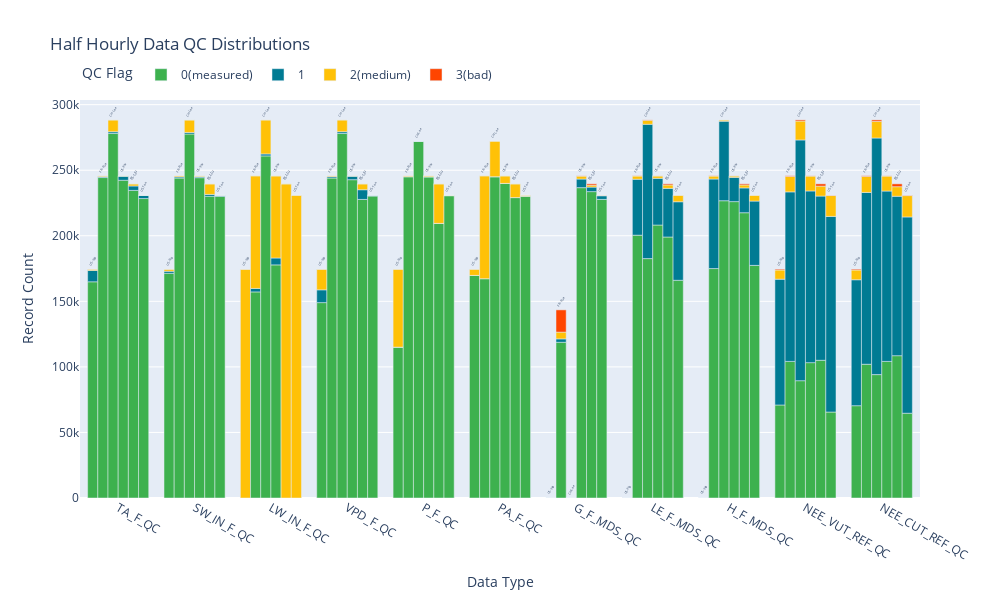

Notebook source saved alongside this figure:
### Code cell
# stacked and grouped barchart
# ref: https://dev.to/fronkan/stacked-and-grouped-bar-charts-using-plotly-python-a4p
# ref: https://community.plotly.com/t/grouped-stacked-bar-chart/60805/5

features = ["0","1","2","3"]
features_labels = ["0(measured)","1","2(medium)","3(bad)"]
index = ["US-MMS", "US-Vcp", "FR-Pue", "CH-Lae", "US-Var", "US-Ne2", "ES-LJu", "US-Ton"]
total_offset = len(index) + 1
fig_data = []

hover_options = {
    "0": "%{x}<br>\"0\":%{y}",
    "1": "%{x}<br>\"1\":%{y}",
    "2": "%{x}<br>\"2\":%{y}",
    "3": "%{x}<br>\"3\":%{y}"
}

color_options = {
    "0": "#3DB14E",
    "1": "#007B93",
    "2": "#FFC107",
    "3": "#FF4500"
}

# Add the traces
for i, s in enumerate(index):
    site_df = qc_df[qc_df['site_id'] == s]
    for j, q in enumerate(features):
        bar_plot = go.Bar(
            x = site_df["data_type"], y=site_df[q],
            name = features_labels[j],
            offsetgroup = i,
            hovertemplate = hover_options[q],
            marker_color = color_options[q],
            showlegend = False,
        )
        
        if j > 0: # Move vertically
            bar_plot.base = site_df[features[:j]].sum(axis=1)
        
        if j == len(stacked_features)-1:
            bar_plot.text = s
            bar_plot.textposition = "outside"
            bar_plot.textangle = -60
            bar_plot.textfont = dict(size = 100)
        
        if i == 1:
            bar_plot.showlegend = True
        
        fig_data.append(bar_plot)

fig = go.Figure(
    data=fig_data,
    layout=go.Layout(
        height = 600,
        width = 1000,
        legend_title_text= "QC Flag",
        title="Half Hourly Data QC Distributions",
        xaxis_title="Data Type",
        yaxis_title="Record Count",
        legend_orientation="h",
        legend_yanchor="top",
        legend_x=0,
        legend_y=1.1,
    )  
)

fig.show()

# Export Fig
#fig.write_html(data_dir + "\\figures\\GoldSitesQCDistribution.html")

### Figure 1 — Plotly figure (JSON) as saved in the notebook; plotly's stock layout.template omitted (floating-point values rounded to 4 significant figures)
{"data": [{"hovertemplate": "%{x}<br>\"0\":%{y}", "marker": {"color": "#3DB14E"}, "name": "0(measured)", "offsetgroup": "0", "showlegend": false, "type": "bar", "x": [], "y": []}, {"base": [], "hovertemplate": "%{x}<br>\"1\":%{y}", "marker": {"color": "#007B93"}, "name": "1", "offsetgroup": "0", "showlegend": false, "type": "bar", "x": [], "y": []}, {"base": [], "hovertemplate": "%{x}<br>\"2\":%{y}", "marker": {"color": "#FFC107"}, "name": "2(medium)", "offsetgroup": "0", "showlegend": false, "type": "bar", "x": [], "y": []}, {"base": [], "hovertemplate": "%{x}<br>\"3\":%{y}", "marker": {"color": "#FF4500"}, "name": "3(bad)", "offsetgroup": "0", "showlegend": false, "text": "US-MMS", "textangle": -60, "textfont": {"size": 100}, "textposition": "outside", "type": "bar", "x": [], "y": []}, {"hovertemplate": "%{x}<br>\"0\":%{y}", "marker": {"color": "#3DB14E"}, "name": "0(measured)", "offsetgroup": "1", "showlegend": true, "type": "bar", "x": ["TA_F_QC", "SW_IN_F_QC", "LW_IN_F_QC", "VPD_F_QC", "P_F_QC", "PA_F_QC", "G_F_MDS_QC", "LE_F_MDS_QC", "H_F_MDS_QC", "NEE_VUT_REF_QC", "NEE_CUT_REF_QC"], "y": [164905, 171379, 0, 149022, 115066, 169772, 0, 0, 0, 70948, 70404]}, {"base": [164905, 171379, 0, 149022, 115066, 169772, 0, 0, 0, 70948, 70404], "hovertemplate": "%{x}<br>\"1\":%{y}", "marker": {"color": "#007B93"}, "name": "1", "offsetgroup": "1", "showlegend": true, "type": "bar", "x": ["TA_F_QC", "SW_IN_F_QC", "LW_IN_F_QC", "VPD_F_QC", "P_F_QC", "PA_F_QC", "G_F_MDS_QC", "LE_F_MDS_QC", "H_F_MDS_QC", "NEE_VUT_REF_QC", "NEE_CUT_REF_QC"], "y": [8610, 1580, 0, 9745, 0, 0, 0, 0, 0, 95952, 96060]}, {"base": [173515, 172959, 0, 158767, 115066, 169772, 0, 0, 0, 166900, 166464], "hovertemplate": "%{x}<br>\"2\":%{y}", "marker": {"color": "#FFC107"}, "name": "2(medium)", "offsetgroup": "1", "showlegend": true, "type": "bar", "x": ["TA_F_QC", "SW_IN_F_QC", "LW_IN_F_QC", "VPD_F_QC", "P_F_QC", "PA_F_QC", "G_F_MDS_QC", "LE_F_MDS_QC", "H_F_MDS_QC", "NEE_VUT_REF_QC", "NEE_CUT_REF_QC"], "y": [1013, 1569, 174528, 15761, 59462, 4756, 0, 0, 0, 6987, 7416]}, {"base": [174528, 174528, 174528, 174528, 174528, 174528, 0, 0, 0, 173887, 173880], "hovertemplate": "%{x}<br>\"3\":%{y}", "marker": {"color": "#FF4500"}, "name": "3(bad)", "offsetgroup": "1", "showlegend": true, "text": "US-Vcp", "textangle": -60, "textfont": {"size": 100}, "textposition": "outside", "type": "bar", "x": ["TA_F_QC", "SW_IN_F_QC", "LW_IN_F_QC", "VPD_F_QC", "P_F_QC", "PA_F_QC", "G_F_MDS_QC", "LE_F_MDS_QC", "H_F_MDS_QC", "NEE_VUT_REF_QC", "NEE_CUT_REF_QC"], "y": [0, 0, 0, 0, 0, 0, 0, 0, 0, 641, 648]}, {"hovertemplate": "%{x}<br>\"0\":%{y}", "marker": {"color": "#3DB14E"}, "name": "0(measured)", "offsetgroup": "2", "showlegend": false, "type": "bar", "x": ["TA_F_QC", "SW_IN_F_QC", "LW_IN_F_QC", "VPD_F_QC", "P_F_QC", "PA_F_QC", "G_F_MDS_QC", "LE_F_MDS_QC", "H_F_MDS_QC", "NEE_VUT_REF_QC", "NEE_CUT_REF_QC"], "y": [244413, 243991, 157188, 244036, 245066, 167305, 118776, 200474, 174992, 104186, 102025]}, {"base": [244413, 243991, 157188, 244036, 245066, 167305, 118776, 200474, 174992, 104186, 102025], "hovertemplate": "%{x}<br>\"1\":%{y}", "marker": {"color": "#007B93"}, "name": "1", "offsetgroup": "2", "showlegend": false, "type": "bar", "x": ["TA_F_QC", "SW_IN_F_QC", "LW_IN_F_QC", "VPD_F_QC", "P_F_QC", "PA_F_QC", "G_F_MDS_QC", "LE_F_MDS_QC", "H_F_MDS_QC", "NEE_VUT_REF_QC", "NEE_CUT_REF_QC"], "y": [656, 887, 2650, 1031, 0, 0, 2590, 42644, 68291, 129287, 131020]}, {"base": [245069, 244878, 159838, 245067, 245066, 167305, 121366, 243118, 243283, 233473, 233045], "hovertemplate": "%{x}<br>\"2\":%{y}", "marker": {"color": "#FFC107"}, "name": "2(medium)", "offsetgroup": "2", "showlegend": false, "type": "bar", "x": ["TA_F_QC", "SW_IN_F_QC", "LW_IN_F_QC", "VPD_F_QC", "P_F_QC", "PA_F_QC", "G_F_MDS_QC", "LE_F_MDS_QC", "H_F_MDS_QC", "NEE_VUT_REF_QC", "NEE_CUT_REF_QC"], "y": [691, 882, 85922, 693, 694, 78455, 5147, 2472, 2272, 11770, 12190]}, {"base": [245760, 245760, 245760, 245760, 245760, 245760, 126513, 245590, 245555, 245243, 245235], "hovertemplate": "%{x}<br>\"3\":%{y}", "marker": {"color": "#FF4500"}, "name": "3(bad)", "offsetgroup": "2", "showlegend": false, "text": "FR-Pue", "textangle": -60, "textfont": {"size": 100}, "textposition": "outside", "type": "bar", "x": ["TA_F_QC", "SW_IN_F_QC", "LW_IN_F_QC", "VPD_F_QC", "P_F_QC", "PA_F_QC", "G_F_MDS_QC", "LE_F_MDS_QC", "H_F_MDS_QC", "NEE_VUT_REF_QC", "NEE_CUT_REF_QC"], "y": [0, 0, 0, 0, 0, 0, 16981, 170, 205, 517, 525]}, {"hovertemplate": "%{x}<br>\"0\":%{y}", "marker": {"color": "#3DB14E"}, "name": "0(measured)", "offsetgroup": "3", "showlegend": false, "type": "bar", "x": ["TA_F_QC", "SW_IN_F_QC", "LW_IN_F_QC", "VPD_F_QC", "P_F_QC", "PA_F_QC", "G_F_MDS_QC", "LE_F_MDS_QC", "H_F_MDS_QC", "NEE_VUT_REF_QC", "NEE_CUT_REF_QC"], "y": [278102, 277629, 260919, 278014, 272208, 245053, 0, 182597, 226736, 89467, 94121]}, {"base": [278102, 277629, 260919, 278014, 272208, 245053, 0, 182597, 226736, 89467, 94121], "hovertemplate": "%{x}<br>\"1\":%{y}", "marker": {"color": "#007B93"}, "name": "1", "offsetgroup": "3", "showlegend": false, "type": "bar", "x": ["TA_F_QC", "SW_IN_F_QC", "LW_IN_F_QC", "VPD_F_QC", "P_F_QC", "PA_F_QC", "G_F_MDS_QC", "LE_F_MDS_QC", "H_F_MDS_QC", "NEE_VUT_REF_QC", "NEE_CUT_REF_QC"], "y": [1258, 1173, 1497, 1346, 0, 0, 0, 102424, 60632, 183615, 180453]}, {"base": [279360, 278802, 262416, 279360, 272208, 245053, 0, 285021, 287368, 273082, 274574], "hovertemplate": "%{x}<br>\"2\":%{y}", "marker": {"color": "#FFC107"}, "name": "2(medium)", "offsetgroup": "3", "showlegend": false, "type": "bar", "x": ["TA_F_QC", "SW_IN_F_QC", "LW_IN_F_QC", "VPD_F_QC", "P_F_QC", "PA_F_QC", "G_F_MDS_QC", "LE_F_MDS_QC", "H_F_MDS_QC", "NEE_VUT_REF_QC", "NEE_CUT_REF_QC"], "y": [9024, 9561, 25968, 9024, 0, 27155, 0, 3087, 994, 14415, 12672]}, {"base": [288384, 288363, 288384, 288384, 272208, 272208, 0, 288108, 288362, 287497, 287246], "hovertemplate": "%{x}<br>\"3\":%{y}", "marker": {"color": "#FF4500"}, "name": "3(bad)", "offsetgroup": "3", "showlegend": false, "text": "CH-Lae", "textangle": -60, "textfont": {"size": 100}, "textposition": "outside", "type": "bar", "x": ["TA_F_QC", "SW_IN_F_QC", "LW_IN_F_QC", "VPD_F_QC", "P_F_QC", "PA_F_QC", "G_F_MDS_QC", "LE_F_MDS_QC", "H_F_MDS_QC", "NEE_VUT_REF_QC", "NEE_CUT_REF_QC"], "y": [0, 21, 0, 0, 0, 0, 0, 276, 22, 887, 1138]}, {"hovertemplate": "%{x}<br>\"0\":%{y}", "marker": {"color": "#3DB14E"}, "name": "0(measured)", "offsetgroup": "4", "showlegend": false, "type": "bar", "x": ["TA_F_QC", "SW_IN_F_QC", "LW_IN_F_QC", "VPD_F_QC", "P_F_QC", "PA_F_QC", "G_F_MDS_QC", "LE_F_MDS_QC", "H_F_MDS_QC", "NEE_VUT_REF_QC", "NEE_CUT_REF_QC"], "y": [242346, 244314, 177806, 242784, 244960, 239952, 236712, 208189, 226061, 103239, 104183]}, {"base": [242346, 244314, 177806, 242784, 244960, 239952, 236712, 208189, 226061, 103239, 104183], "hovertemplate": "%{x}<br>\"1\":%{y}", "marker": {"color": "#007B93"}, "name": "1", "offsetgroup": "4", "showlegend": false, "type": "bar", "x": ["TA_F_QC", "SW_IN_F_QC", "LW_IN_F_QC", "VPD_F_QC", "P_F_QC", "PA_F_QC", "G_F_MDS_QC", "LE_F_MDS_QC", "H_F_MDS_QC", "NEE_VUT_REF_QC", "NEE_CUT_REF_QC"], "y": [3081, 750, 5255, 2667, 0, 0, 6564, 35631, 18463, 130944, 129935]}, {"base": [245427, 245064, 183061, 245451, 244960, 239952, 243276, 243820, 244524, 234183, 234118], "hovertemplate": "%{x}<br>\"2\":%{y}", "marker": {"color": "#FFC107"}, "name": "2(medium)", "offsetgroup": "4", "showlegend": false, "type": "bar", "x": ["TA_F_QC", "SW_IN_F_QC", "LW_IN_F_QC", "VPD_F_QC", "P_F_QC", "PA_F_QC", "G_F_MDS_QC", "LE_F_MDS_QC", "H_F_MDS_QC", "NEE_VUT_REF_QC", "NEE_CUT_REF_QC"], "y": [285, 648, 62651, 261, 752, 5760, 2260, 1829, 1126, 11371, 11435]}, {"base": [245712, 245712, 245712, 245712, 245712, 245712, 245536, 245649, 245650, 245554, 245553], "hovertemplate": "%{x}<br>\"3\":%{y}", "marker": {"color": "#FF4500"}, "name": "3(bad)", "offsetgroup": "4", "showlegend": false, "text": "US-Var", "textangle": -60, "textfont": {"size": 100}, "textposition": "outside", "type": "bar", "x": ["TA_F_QC", "SW_IN_F_QC", "LW_IN_F_QC", "VPD_F_QC", "P_F_QC", "PA_F_QC", "G_F_MDS_QC", "LE_F_MDS_QC", "H_F_MDS_QC", "NEE_VUT_REF_QC", "NEE_CUT_REF_QC"], "y": [0, 0, 0, 0, 0, 0, 176, 63, 62, 158, 159]}, {"hovertemplate": "%{x}<br>\"0\":%{y}", "marker": {"color": "#3DB14E"}, "name": "0(measured)", "offsetgroup": "5", "showlegend": false, "type": "bar", "x": [], "y": []}, {"base": [], "hovertemplate": "%{x}<br>\"1\":%{y}", "marker": {"color": "#007B93"}, "name": "1", "offsetgroup": "5", "showlegend": false, "type": "bar", "x": [], "y": []}, {"base": [], "hovertemplate": "%{x}<br>\"2\":%{y}", "marker": {"color": "#FFC107"}, "name": "2(medium)", "offsetgroup": "5", "showlegend": false, "type": "bar", "x": [], "y": []}, {"base": [], "hovertemplate": "%{x}<br>\"3\":%{y}", "marker": {"color": "#FF4500"}, "name": "3(bad)", "offsetgroup": "5", "showlegend": false, "text": "US-Ne2", "textangle": -60, "textfont": {"size": 100}, "textposition": "outside", "type": "bar", "x": [], "y": []}, {"hovertemplate": "%{x}<br>\"0\":%{y}", "marker": {"color": "#3DB14E"}, "name": "0(measured)", "offsetgroup": "6", "showlegend": false, "type": "bar", "x": ["TA_F_QC", "SW_IN_F_QC", "LW_IN_F_QC", "VPD_F_QC", "P_F_QC", "PA_F_QC", "G_F_MDS_QC", "LE_F_MDS_QC", "H_F_MDS_QC", "NEE_VUT_REF_QC", "NEE_CUT_REF_QC"], "y": [234618, 230126, 0, 227728, 209448, 229143, 233686, 199073, 217577, 105053, 108549]}, {"base": [234618, 230126, 0, 227728, 209448, 229143, 233686, 199073, 217577, 105053, 108549], "hovertemplate": "%{x}<br>\"1\":%{y}", "marker": {"color": "#007B93"}, "name": "1", "offsetgroup": "6", "showlegend": false, "type": "bar", "x": ["TA_F_QC", "SW_IN_F_QC", "LW_IN_F_QC", "VPD_F_QC", "P_F_QC", "PA_F_QC", "G_F_MDS_QC", "LE_F_MDS_QC", "H_F_MDS_QC", "NEE_VUT_REF_QC", "NEE_CUT_REF_QC"], "y": [3356, 1421, 0, 7392, 0, 0, 3443, 37078, 18929, 125237, 121605]}, {"base": [237974, 231547, 0, 235120, 209448, 229143, 237129, 236151, 236506, 230290, 230154], "hovertemplate": "%{x}<br>\"2\":%{y}", "marker": {"color": "#FFC107"}, "name": "2(medium)", "offsetgroup": "6", "showlegend": false, "type": "bar", "x": ["TA_F_QC", "SW_IN_F_QC", "LW_IN_F_QC", "VPD_F_QC", "P_F_QC", "PA_F_QC", "G_F_MDS_QC", "LE_F_MDS_QC", "H_F_MDS_QC", "NEE_VUT_REF_QC", "NEE_CUT_REF_QC"], "y": [1642, 8069, 239616, 4496, 30168, 10473, 1457, 2609, 2273, 7594, 7291]}, {"base": [239616, 239616, 239616, 239616, 239616, 239616, 238586, 238760, 238779, 237884, 237445], "hovertemplate": "%{x}<br>\"3\":%{y}", "marker": {"color": "#FF4500"}, "name": "3(bad)", "offsetgroup": "6", "showlegend": false, "text": "ES-LJu", "textangle": -60, "textfont": {"size": 100}, "textposition": "outside", "type": "bar", "x": ["TA_F_QC", "SW_IN_F_QC", "LW_IN_F_QC", "VPD_F_QC", "P_F_QC", "PA_F_QC", "G_F_MDS_QC", "LE_F_MDS_QC", "H_F_MDS_QC", "NEE_VUT_REF_QC", "NEE_CUT_REF_QC"], "y": [0, 0, 0, 0, 0, 0, 1030, 856, 837, 1732, 2171]}, {"hovertemplate": "%{x}<br>\"0\":%{y}", "marker": {"color": "#3DB14E"}, "name": "0(measured)", "offsetgroup": "7", "showlegend": false, "type": "bar", "x": ["TA_F_QC", "SW_IN_F_QC", "LW_IN_F_QC", "VPD_F_QC", "P_F_QC", "PA_F_QC", "G_F_MDS_QC", "LE_F_MDS_QC", "H_F_MDS_QC", "NEE_VUT_REF_QC", "NEE_CUT_REF_QC"], "y": [228390, 230048, 0, 230264, 230621, 230211, 227740, 166059, 177417, 65566, 64659]}, {"base": [228390, 230048, 0, 230264, 230621, 230211, 227740, 166059, 177417, 65566, 64659], "hovertemplate": "%{x}<br>\"1\":%{y}", "marker": {"color": "#007B93"}, "name": "1", "offsetgroup": "7", "showlegend": false, "type": "bar", "x": ["TA_F_QC", "SW_IN_F_QC", "LW_IN_F_QC", "VPD_F_QC", "P_F_QC", "PA_F_QC", "G_F_MDS_QC", "LE_F_MDS_QC", "H_F_MDS_QC", "NEE_VUT_REF_QC", "NEE_CUT_REF_QC"], "y": [2357, 695, 0, 636, 0, 0, 2779, 59897, 49063, 149202, 149698]}, {"base": [230747, 230743, 0, 230900, 230621, 230211, 230519, 225956, 226480, 214768, 214357], "hovertemplate": "%{x}<br>\"2\":%{y}", "marker": {"color": "#FFC107"}, "name": "2(medium)", "offsetgroup": "7", "showlegend": false, "type": "bar", "x": ["TA_F_QC", "SW_IN_F_QC", "LW_IN_F_QC", "VPD_F_QC", "P_F_QC", "PA_F_QC", "G_F_MDS_QC", "LE_F_MDS_QC", "H_F_MDS_QC", "NEE_VUT_REF_QC", "NEE_CUT_REF_QC"], "y": [181, 185, 230928, 28, 307, 717, 327, 4944, 4424, 15939, 16308]}, {"base": [230928, 230928, 230928, 230928, 230928, 230928, 230846, 230900, 230904, 230707, 230665], "hovertemplate": "%{x}<br>\"3\":%{y}", "marker": {"color": "#FF4500"}, "name": "3(bad)", "offsetgroup": "7", "showlegend": false, "text": "US-Ton", "textangle": -60, "textfont": {"size": 100}, "textposition": "outside", "type": "bar", "x": ["TA_F_QC", "SW_IN_F_QC", "LW_IN_F_QC", "VPD_F_QC", "P_F_QC", "PA_F_QC", "G_F_MDS_QC", "LE_F_MDS_QC", "H_F_MDS_QC", "NEE_VUT_REF_QC", "NEE_CUT_REF_QC"], "y": [0, 0, 0, 0, 0, 0, 82, 28, 24, 221, 263]}], "layout": {"height": 600, "legend": {"orientation": "h", "title": {"text": "QC Flag"}, "x": 0, "y": 1.1, "yanchor": "top"}, "title": {"text": "Half Hourly Data QC Distributions"}, "width": 1000, "xaxis": {"title": {"text": "Data Type"}}, "yaxis": {"title": {"text": "Record Count"}}}}
